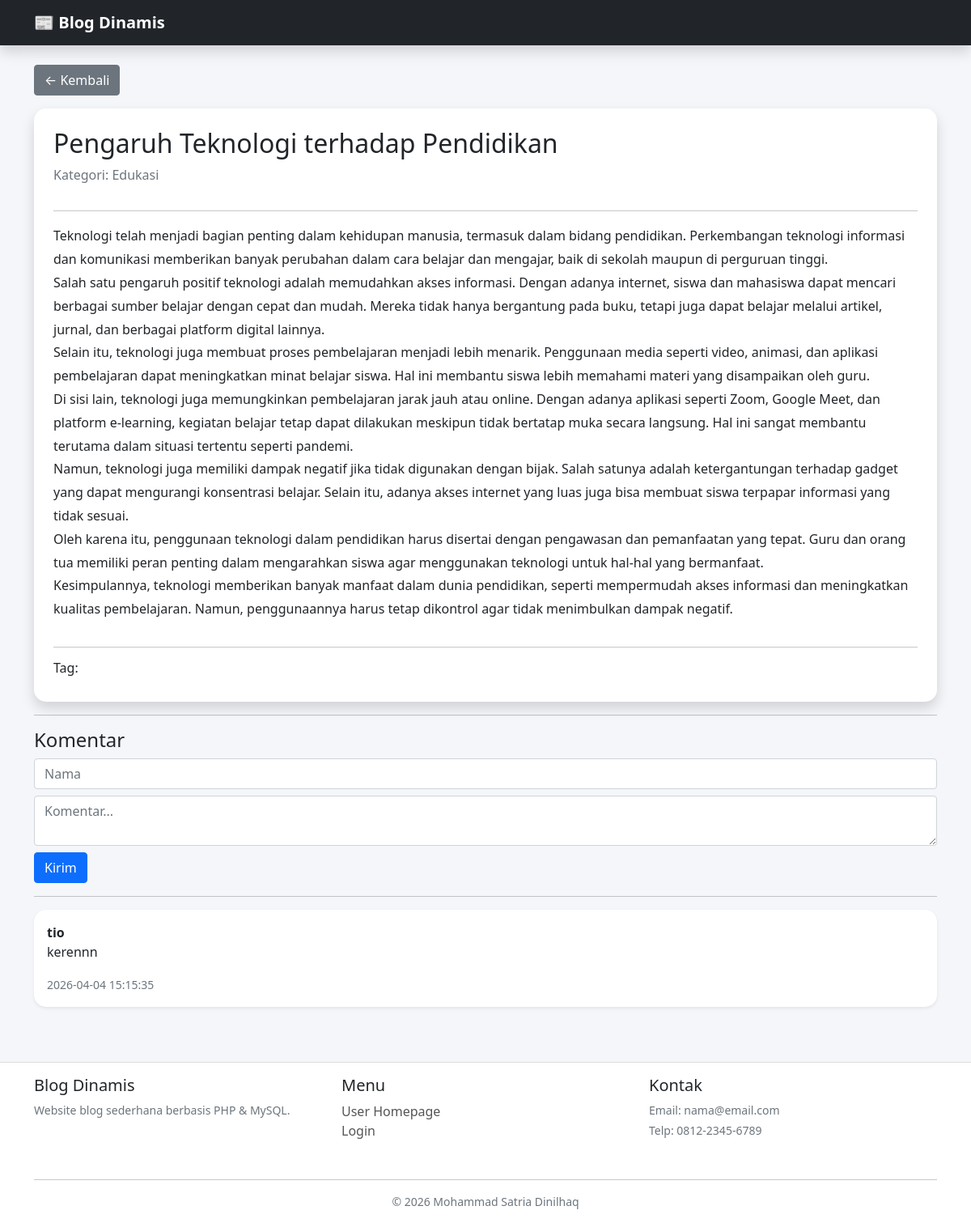
The page /blog_dinamis2/user/detail.php?id=2 (signed in) on the database its author committed.
### tables this page shows
CREATE TABLE `artikel` (
  `id` int(11) NOT NULL,
  `judul` varchar(255) DEFAULT NULL,
  `isi` text DEFAULT NULL,
  `id_kategori` int(11) DEFAULT NULL,
  `id_user` int(11) DEFAULT NULL,
  `tanggal` timestamp NOT NULL DEFAULT current_timestamp()
);

CREATE TABLE `kategori` (
  `id` int(11) NOT NULL,
  `nama_kategori` varchar(100) DEFAULT NULL
);

CREATE TABLE `komentar` (
  `id` int(11) NOT NULL,
  `id_artikel` int(11) DEFAULT NULL,
  `nama` varchar(100) DEFAULT NULL,
  `isi` text DEFAULT NULL,
  `tanggal` timestamp NOT NULL DEFAULT current_timestamp()
);

### blog_dinamis2/user/detail.php (the view, shortened to what this page needs)
<?php
include "../config/koneksi.php";
$id = intval($_GET['id']);
$data = mysqli_query($conn,"
SELECT artikel.*, kategori.nama_kategori
FROM artikel
JOIN kategori ON artikel.id_kategori = kategori.id
WHERE artikel.id='$id'
");
$d = mysqli_fetch_array($data);
?>
<!DOCTYPE html>
<html>
<head>
<link href="https://cdn.jsdelivr.net/npm/bootstrap@5.0.2/dist/css/bootstrap.min.css" rel="stylesheet">
</head>
<body class="d-flex flex-column min-vh-100">
<nav class="navbar navbar-dark bg-dark shadow">
<div class="container">
<span class="navbar-brand fw-bold">📰 Blog Dinamis</span>
</div>
</nav>
<div class="container mt-4">
<a href="index.php" class="btn btn-secondary mb-3">← Kembali</a>
<div class="card shadow p-4">
<h2><?= htmlspecialchars($d['judul']); ?></h2>
<p class="text-muted">
Kategori: <?= $d['nama_kategori']; ?>
</p>
<hr>
<p style="line-height:1.8">
<?= nl2br(htmlspecialchars($d['isi'])); ?>
</p>
<hr>
<h6>Tag:</h6>
</div>
<hr>
<h4>Komentar</h4>
<form method="POST" action="komentar.php">
<input type="text" name="nama" class="form-control mb-2" placeholder="Nama" required>
<textarea name="isi" class="form-control mb-2" placeholder="Komentar..." required></textarea>
<button class="btn btn-primary">Kirim</button>
</form>
<hr>
<?php
$komentar = mysqli_query($conn,"
SELECT * FROM komentar
WHERE id_artikel='$id'
ORDER BY id DESC
");
while($k = mysqli_fetch_array($komentar)){
?>
<div class="card mb-2 shadow-sm">
<div class="card-body">
<strong><?= htmlspecialchars($k['nama']); ?></strong>
<p><?= htmlspecialchars($k['isi']); ?></p>
<small class="text-muted"><?= $k['tanggal']; ?></small>
</div>
</div>
<?php } ?>
</div>
<div style="height: 60px;"></div>
<?php include "../assets/footer.php"; ?>
</body>
</html>

### blog_dinamis2/user/detail.php (style rules this page uses)
body { background: #f5f6fa; }
.card { border-radius: 15px; border: none; }

### rows shown on the page
artikel: judul "Pengaruh Teknologi terhadap Pendidikan", id_kategori.nama_kategori "Edukasi", isi "Teknologi telah menjadi bagian penting dalam kehidupan manusia, termasuk dalam bidang pendidikan. Perkembangan teknologi informasi dan komunikasi memberikan banyak perubahan dalam cara belajar dan mengajar, baik di sekolah maupun di perguruan tinggi. Salah satu pengaruh positif teknologi adalah memudahkan akses informasi. Dengan adanya internet, siswa dan mahasiswa dapat mencari berbagai sumber belajar dengan cepat dan mudah. Mereka tidak hanya bergantung pada buku, tetapi juga dapat belajar melalui artikel, jurnal, dan berbagai platform digital lainnya. Selain itu, teknologi juga membuat proses pembelajaran menjadi lebih menarik. Penggunaan media seperti video, animasi, dan aplikasi…"
komentar: nama "tio", isi "kerennn", tanggal "2026-04-04 15:15:35"
